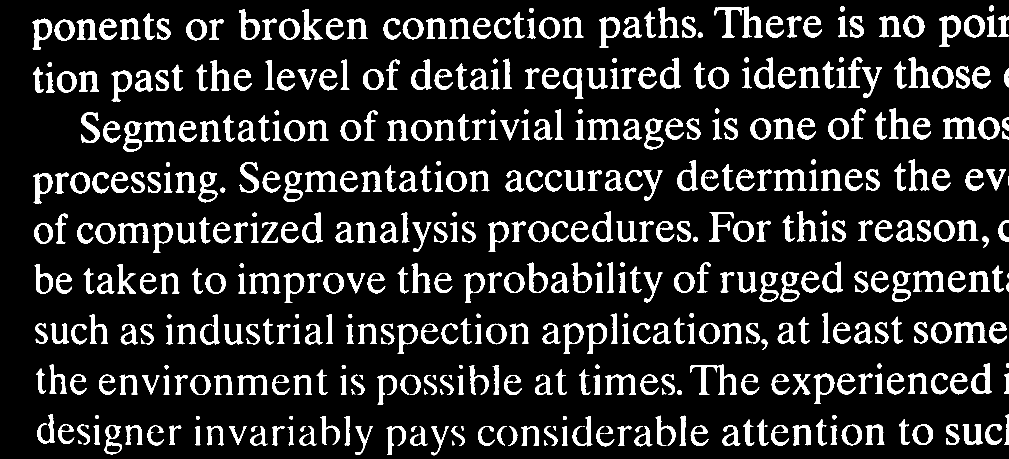
%> input picture DIP/第五次作业_PB16070837_刘鼎乾/测试图像/1.tif, 2018 x 918 px (shown at 1/2 size)
$ octave task2.m   (GNU Octave 9; MATLAB toolbox functions it lacks are replaced by stand-ins)
%> lines starting %> are read from the running program, lines starting %| are printed output that depends on the picture; in (x1, y1, x2, y2) boxes, pixels count from 0 and x2, y2 are one past the last pixel; in counts of white or black regions, pixels touching at a corner belong together; the program's own positions count from 1
### DIP/第五次作业_PB16070837_刘鼎乾/测试图像/myreconstruct.m
function [ im_0 ] = myreconstruct( biaoji,muban,jiegouyuan )
%UNTITLED2 此处显示有关此函数的摘要
%   此处显示详细说明

f=biaoji;
b=jiegouyuan;
g=muban;

im_0=f;

for i=1:500


    im_1=imdilate(im_0,b);
    im_0=min(im_1,g);


end


end

### DIP/第五次作业_PB16070837_刘鼎乾/测试图像/task2.m
clc;
clear;

im_0=imread('1.tif');
%> im_0: size 918x2018 logical; 13.8% white; 497 white regions (11 under 20 px), largest, box (x1, y1, x2, y2) and area: (1429, 13, 1526, 75) 1961, (1380, 729, 1473, 790) 1647, (1886, 235, 1953, 278) 1379
[m,n]=size(im_0);
%> m = 918; n = 2018
im_reverse=~im_0;
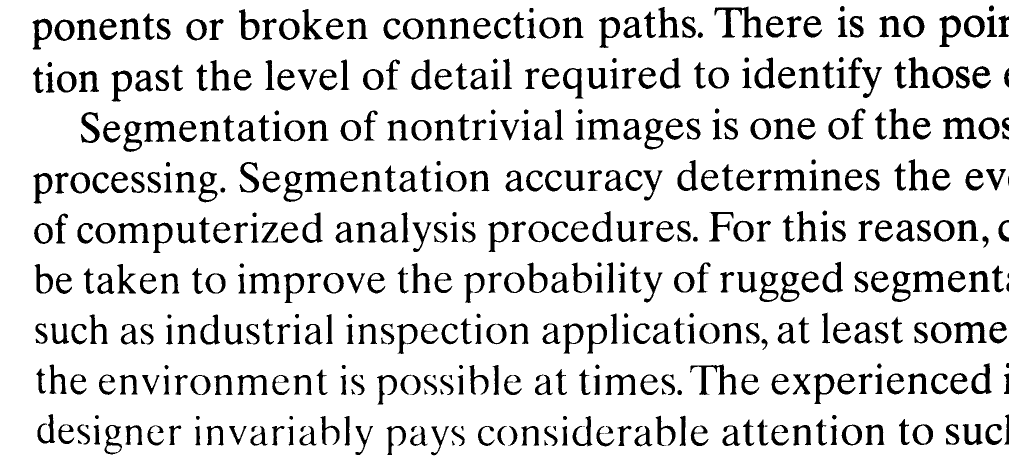
%> im_reverse: size 918x2018 logical (shown at 1/2 size); 86.2% white; 497 black regions (11 under 20 px), largest, box (x1, y1, x2, y2) and area: (1429, 13, 1526, 75) 1961, (1380, 729, 1473, 790) 1647, (1886, 235, 1953, 278) 1379
im_temp=logical(ones(m,n));
im_temp(2:m-1,2:n-1)=logical(zeros(m-2,n-2));
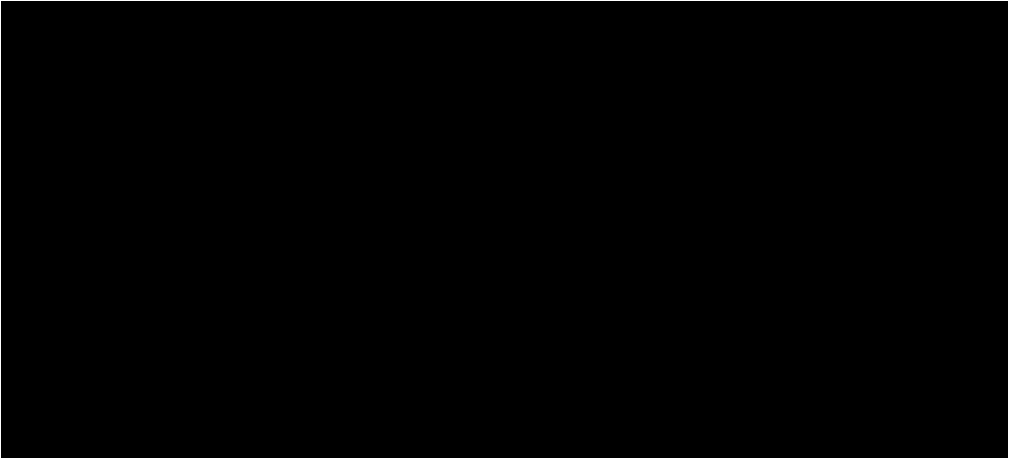
%> im_temp: size 918x2018 logical (shown at 1/2 size); 0.32% white in thin lines or dots

im_label=im_reverse & im_temp;
%> im_label: size 918x2018 logical; 0.3% white in thin lines or dots
%> the run ends on the next line
%se=logical(ones(3000,3000));
%im_dilate=imdilate(im_label,se);

%im_next= im_dilate & im_reverse;
im_next=myreconstruct(im_label,im_reverse);
